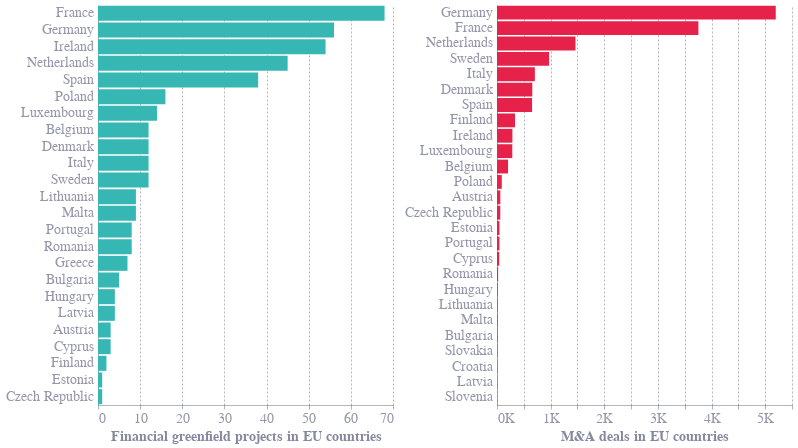

Notebook cell for this chart:
### Code cell
fig_5_chart = alt.hconcat(fig_5_chart_1, fig_5_chart_2).configure_concat(
    spacing=10
)

fig_5_chart

### Figure 1 — Vega-Lite specification as saved in the notebook (floating-point values rounded to 4 significant figures)
{"config": {"font": "Circular Std", "text": {"color": "#676A86", "align": "left", "baseline": "middle", "dx": 7, "dy": 0, "fontSize": 11}, "view": {"stroke": null, "continuousWidth": 400, "continuousHeight": 300, "discreteWidth": 400, "discreteHeight": 300}, "range": {"category": ["#36B7B4", "#E6224B", "#F4C245", "#0063AF", "#00A767", "#179FDB", "#EB5C2E"], "diverging": ["#E6224B", "#E54753", "#C9C9C9", "#179FDB", "#122B39"], "heatmap": ["#C9C9C9", "#179FDB", "#0063AF", "#122B39"], "ordinal": ["#00A767", "#36B7B4", "#179FDB", "#0063AF", "#243B5A"]}, "bar": {"color": "#179fdb"}, "line": {"color": "#e6224b"}, "rule": {"color": "#676A86"}, "area": {"opacity": 0.3}, "point": {"filled": true, "size": 80, "color": "#e6224b", "opacity": 0.95}, "geoshape": {"stroke": "white", "strokeWidth": 0.3}, "rect": {"fill": "#d6d4d4", "opacity": 0.3}, "axis": {"labelColor": "#676A86", "labelFontSize": 11, "labelFont": "Circular Std", "labelOpacity": 0.7, "tickColor": "#676A86", "tickOpacity": 0.5, "domainColor": "#676A86", "domainOpacity": 0.5, "gridColor": "#676A86", "gridDash": [2, 2], "gridOpacity": 0.5, "title": null, "titleColor": "#676A86", "titleOpacity": 0.8, "tickSize": 4}, "axisXDiscrete": {"grid": false, "labelAngle": 0, "tickCount": 10, "tickOpacity": 0.5, "title": null}, "axisYDiscrete": {"ticks": false, "labelPadding": 5}, "axisXTemporal": {"grid": false, "ticks": true}, "axisXQuantitative": {"grid": true}, "axisYQuantitative": {"gridColor": "#676A86", "gridDash": [1, 5], "gridOpacity": 0.5, "ticks": false, "labelPadding": 5, "tickCount": 8, "titleAngle": 0, "titleAlign": "left", "titleBaseline": "bottom", "titleX": 0, "titleY": -5}, "title": {"color": "#676A86E6", "subtitleColor": "#676A86", "font": "Circular Std", "subtitleFont": "Circular Std", "anchor": "start", "fontSize": 14, "subtitleFontSize": 12, "subtitlePadding": 4, "offset": 0, "frame": "group"}, "legend": {"titleColor": "#122b39", "title": null, "labelColor": "#122b39", "labelFontSize": 11}, "concat": {"spacing": 10}}, "hconcat": [{"data": {"name": "data-5a4aa52006a8191707cbc421f7587470"}, "mark": {"type": "bar", "color": "#36b7b4"}, "encoding": {"tooltip": [{"field": "destination_country", "title": "Country", "type": "nominal"}, {"field": "number_greenfield_project", "format": ",", "title": "Number of projects", "type": "quantitative"}], "x": {"axis": {"labelFontSize": 14, "title": "Financial greenfield projects in EU countries", "titleFontSize": 14}, "field": "number_greenfield_project", "type": "quantitative"}, "y": {"axis": {"labelFontSize": 14}, "field": "destination_country", "sort": "-x", "type": "nominal"}}, "height": 400, "width": 295}, {"data": {"name": "data-44d8f939bb827585fe4076afc8e5bdc2"}, "mark": {"type": "bar", "color": "#e6224b"}, "encoding": {"tooltip": [{"field": "destination", "title": "Country", "type": "nominal"}, {"field": "number_M&A_Deals", "format": ",", "title": "Number of deals", "type": "quantitative"}], "x": {"axis": {"labelExpr": "datum.value / 1000 + \"K\"", "labelFontSize": 14, "title": "M&A deals in EU countries", "titleBaseline": "top", "titleFontSize": 14}, "field": "number_M&A_Deals", "type": "quantitative"}, "y": {"axis": {"labelFontSize": 14}, "field": "destination", "sort": "-x", "type": "nominal"}}, "height": 400, "width": 295}], "$schema": "https://vega.github.io/schema/vega-lite/v5.20.1.json", "datasets": {"data-5a4aa52006a8191707cbc421f7587470": [{"destination_country": "Austria", "number_greenfield_project": 3.0, "origin": "United Kingdom"}, {"destination_country": "Belgium", "number_greenfield_project": 12.0, "origin": "United Kingdom"}, {"destination_country": "Bulgaria", "number_greenfield_project": 5.0, "origin": "United Kingdom"}, {"destination_country": "Cyprus", "number_greenfield_project": 3.0, "origin": "United Kingdom"}, {"destination_country": "Denmark", "number_greenfield_project": 12.0, "origin": "United Kingdom"}, {"destination_country": "Estonia", "number_greenfield_project": 1.0, "origin": "United Kingdom"}, {"destination_country": "Finland", "number_greenfield_project": 2.0, "origin": "United Kingdom"}, {"destination_country": "France", "number_greenfield_project": 68.0, "origin": "United Kingdom"}, {"destination_country": "Germany", "number_greenfield_project": 56.0, "origin": "United Kingdom"}, {"destination_country": "Greece", "number_greenfield_project": 7.0, "origin": "United Kingdom"}, {"destination_country": "Hungary", "number_greenfield_project": 4.0, "origin": "United Kingdom"}, {"destination_country": "Ireland", "number_greenfield_project": 54.0, "origin": "United Kingdom"}, {"destination_country": "Italy", "number_greenfield_project": 12.0, "origin": "United Kingdom"}, {"destination_country": "Latvia", "number_greenfield_project": 4.0, "origin": "United Kingdom"}, {"destination_country": "Lithuania", "number_greenfield_project": 9.0, "origin": "United Kingdom"}, {"destination_country": "Luxembourg", "number_greenfield_project": 14.0, "origin": "United Kingdom"}, {"destination_country": "Malta", "number_greenfield_project": 9.0, "origin": "United Kingdom"}, {"destination_country": "Netherlands", "number_greenfield_project": 45.0, "origin": "United Kingdom"}, {"destination_country": "Poland", "number_greenfield_project": 16.0, "origin": "United Kingdom"}, {"destination_country": "Portugal", "number_greenfield_project": 8.0, "origin": "United Kingdom"}, {"destination_country": "Romania", "number_greenfield_project": 8.0, "origin": "United Kingdom"}, {"destination_country": "Spain", "number_greenfield_project": 38.0, "origin": "United Kingdom"}, {"destination_country": "Sweden", "number_greenfield_project": 12.0, "origin": "United Kingdom"}, {"destination_country": "Czech Republic", "number_greenfield_project": 1.0, "origin": "United Kingdom"}], "data-44d8f939bb827585fe4076afc8e5bdc2": [{"destination": "Austria", "number_M&A_Deals": 62.0, "origin": "United Kingdom"}, {"destination": "Belgium", "number_M&A_Deals": 206.0, "origin": "United Kingdom"}, {"destination": "Bulgaria", "number_M&A_Deals": 11.0, "origin": "United Kingdom"}, {"destination": "Cyprus", "number_M&A_Deals": 41.0, "origin": "United Kingdom"}, {"destination": "Czech Republic", "number_M&A_Deals": 61.0, "origin": "United Kingdom"}, {"destination": "Germany", "number_M&A_Deals": 5197.0, "origin": "United Kingdom"}, {"destination": "Denmark", "number_M&A_Deals": 658.0, "origin": "United Kingdom"}, {"destination": "Estonia", "number_M&A_Deals": 46.0, "origin": "United Kingdom"}, {"destination": "Spain", "number_M&A_Deals": 654.0, "origin": "United Kingdom"}, {"destination": "Finland", "number_M&A_Deals": 336.0, "origin": "United Kingdom"}, {"destination": "France", "number_M&A_Deals": 3755.0, "origin": "United Kingdom"}, {"destination": "Croatia", "number_M&A_Deals": 7.0, "origin": "United Kingdom"}, {"destination": "Hungary", "number_M&A_Deals": 13.0, "origin": "United Kingdom"}, {"destination": "Ireland", "number_M&A_Deals": 287.0, "origin": "United Kingdom"}, {"destination": "Italy", "number_M&A_Deals": 706.0, "origin": "United Kingdom"}, {"destination": "Lithuania", "number_M&A_Deals": 12.0, "origin": "United Kingdom"}, {"destination": "Luxembourg", "number_M&A_Deals": 285.0, "origin": "United Kingdom"}, {"destination": "Latvia", "number_M&A_Deals": 5.0, "origin": "United Kingdom"}, {"destination": "Malta", "number_M&A_Deals": 12.0, "origin": "United Kingdom"}, {"destination": "Netherlands", "number_M&A_Deals": 1463.0, "origin": "United Kingdom"}, {"destination": "Poland", "number_M&A_Deals": 89.0, "origin": "United Kingdom"}, {"destination": "Portugal", "number_M&A_Deals": 45.0, "origin": "United Kingdom"}, {"destination": "Romania", "number_M&A_Deals": 21.0, "origin": "United Kingdom"}, {"destination": "Sweden", "number_M&A_Deals": 971.0, "origin": "United Kingdom"}, {"destination": "Slovenia", "number_M&A_Deals": 2.0, "origin": "United Kingdom"}, {"destination": "Slovakia", "number_M&A_Deals": 8.0, "origin": "United Kingdom"}]}}
